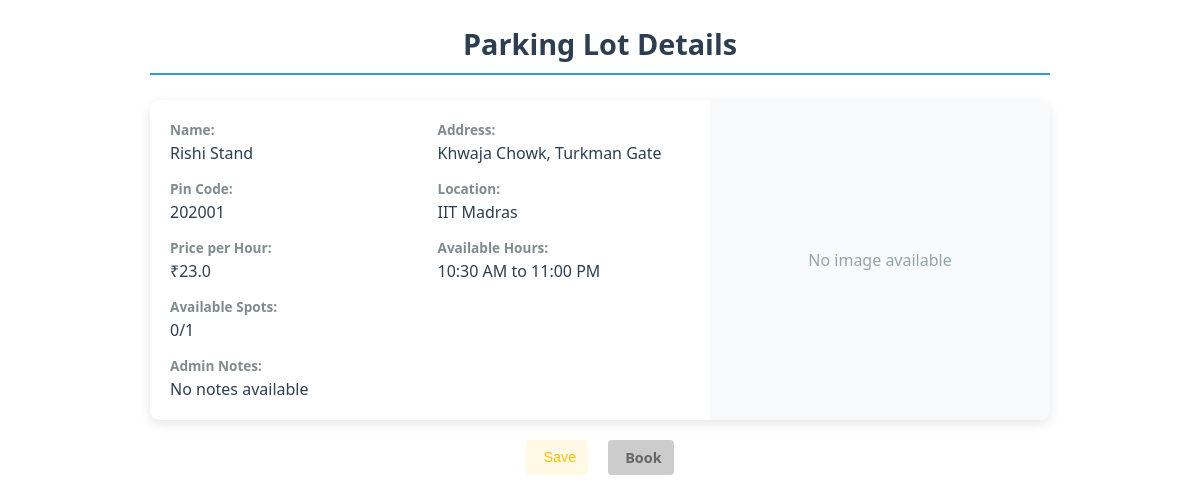
The app's page /user/parking/1, older data.
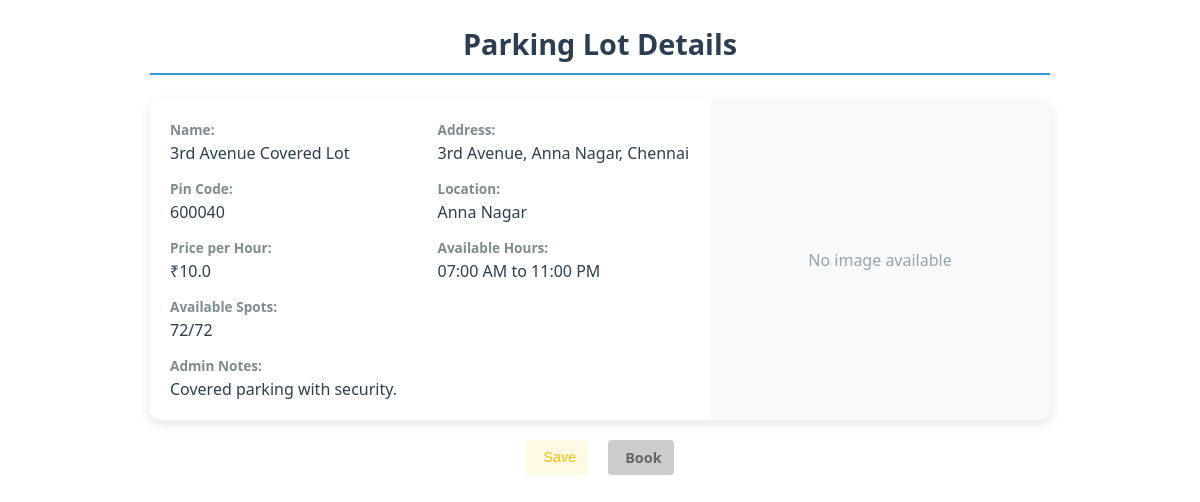
The same page, newer data.
### model.py (models this page shows, shortened)
class ParkingLot(db.Model):
    id = db.Column(db.Integer, primary_key=True)
    prime_location_name = db.Column(db.String(100))
    price_per_hour = db.Column(db.Float)
    max_parking_spots = db.Column(db.Integer, nullable=False)
    available_spots = db.Column(db.Integer, nullable=False)
    available_from = db.Column(db.Time)
    available_to = db.Column(db.Time)
    is_active = db.Column(db.Boolean, default=True)
    image_url = db.Column(db.String)
    admin_notes = db.Column(db.Text)
    location_id = db.Column(db.Integer, db.ForeignKey('location.id'), nullable=False)
    spots = db.relationship('ParkingSpot', backref='lot', cascade='all, delete-orphan', lazy=True)

class Location(db.Model):
    id = db.Column(db.Integer, primary_key=True)
    name = db.Column(db.String(100), nullable=False)
    address = db.Column(db.String(200), nullable=False)
    pin_code = db.Column(db.String(10))
    parking_lots = db.relationship('ParkingLot', backref='location_ref', lazy=True)

### routes/user_routes.py (the view)
@user_bp.route('/parking/<int:lot_id>')
def view_parking_details(lot_id):
    parking_lot = ParkingLot.query.get(lot_id)
    all_locations = Location.query.options(
        joinedload(Location.parking_lots)
    ).all()
    lot_ids = [lot.id for loc in all_locations for lot in loc.parking_lots]
    if not parking_lot:
        return "Parking lot not found", 404
    spots_count = dict(db.session.query(
        ParkingSpot.lot_id,
        func.count(ParkingSpot.id)
    ).filter(
        ParkingSpot.lot_id.in_(lot_ids),
        ParkingSpot.status == 'A'
    ).group_by(ParkingSpot.lot_id).all())
    location_data = []
    for loc in all_locations:
        location_data.append({
            "location": loc,
            "lots": loc.parking_lots,
            "spots_count": spots_count
        })
    return render_template('partials/_view_parking_details.html',
                        lot=parking_lot,
                        location_data=location_data,
                        spots_count=spots_count,
                        available_spots_count=lambda lot: spots_count.get(lot.id, 0))

### templates/partials/_view_parking_details.html (shortened to what this page needs)
<!DOCTYPE html>
<html lang="en">
<head>
    <link rel="stylesheet" href="{{url_for('static', filename='style/partials/_view_parking_details.css')}}">
</head>
<body>
    <div class="parking-lot-details">
        <h2 class="lot-title">Parking Lot Details</h2>
        <div class="lot-info-card">
            <div class="lot-info-grid">
                <div class="info-item">
                    <span class="info-label">Name:</span>
                    <span class="info-value">{{ lot.prime_location_name }}</span>
                </div>
                <div class="info-item">
                    <span class="info-label">Address:</span>
                    <span class="info-value">{{ lot.location_ref.address }}</span>
                </div>
                <div class="info-item">
                    <span class="info-label">Pin Code:</span>
                    <span class="info-value">{{ lot.location_ref.pin_code }}</span>
                </div>
                <div class="info-item">
                    <span class="info-label">Location:</span>
                    <span class="info-value">{{ lot.location_ref.name }}</span>
                </div>
                <div class="info-item">
                    <span class="info-label">Price per Hour:</span>
                    <span class="info-value">₹{{ lot.price_per_hour }}</span>
                </div>
                <div class="info-item">
                    <span class="info-label">Available Hours:</span>
                    <span class="info-value">{{ lot.available_from.strftime('%I:%M %p') }} to {{
                        lot.available_to.strftime('%I:%M %p') }}</span>
                </div>
                <div class="info-item full-width">
                    <span class="info-label">Available Spots:</span>
                    <span class="info-value">{{ spots_count.get(lot.id, 0) }}/{{ lot.available_spots}}</span>
                </div>
                <div class="info-item full-width">
                    <span class="info-label">Admin Notes:</span>
                    <span class="info-value">{{ lot.admin_notes or 'No notes available' }}</span>
                </div>
            </div>
            <div class="lot-image-container">
                {% if lot.image_url %}
                <img src="{{ url_for('static', filename=lot.image_url) }}" alt="Parking Lot Image"
                    class="parking-lot-image">
                {% else %}
                <div class="no-image-placeholder">
                    <p>No image available</p>
                </div>
                {% endif %}
            </div>
        </div>
        <div class="action-buttons">
            <button class="action-btn favorite-btn" title="Add to Favorites" onclick="toggleFavorite({{ lot.id }})">
                <span class="action-label">Save</span>
            </button>
            <a href="{{ url_for('user.book_parking', lot_id=lot.id) }}"
                class="action-btn book-btn {% if not lot.is_active or available_spots_count(lot) == 0 %}disabled{% endif %}"
                title="Book Now" {% if not lot.is_active or available_spots_count(lot)==0 %}aria-disabled="true" {%
                endif %}>
                <span class="action-label">Book</span>
            </a>
        </div>
    </div>
</body>
</html>

Row changes from the older to the newer data that the page shows:
changed ParkingLot "11:00 PM": prime_location_name "Rishi Stand" → "3rd Avenue Covered Lot"; price_per_hour "23.0" → "10.0"; available_from "10:30 AM" → "07:00 AM"; available_spots "1" → "72"; admin_notes "No notes available" → "Covered parking with security."
changed Location: location_ref.address "Khwaja Chowk, Turkman Gate" → "3rd Avenue, Anna Nagar, Chennai"; location_ref.pin_code "202001" → "600040"; location_ref.name "IIT Madras" → "Anna Nagar"
Text that changed along with them:
{{ spots_count.get(lot.id, 0) }}: "0" → "72"
